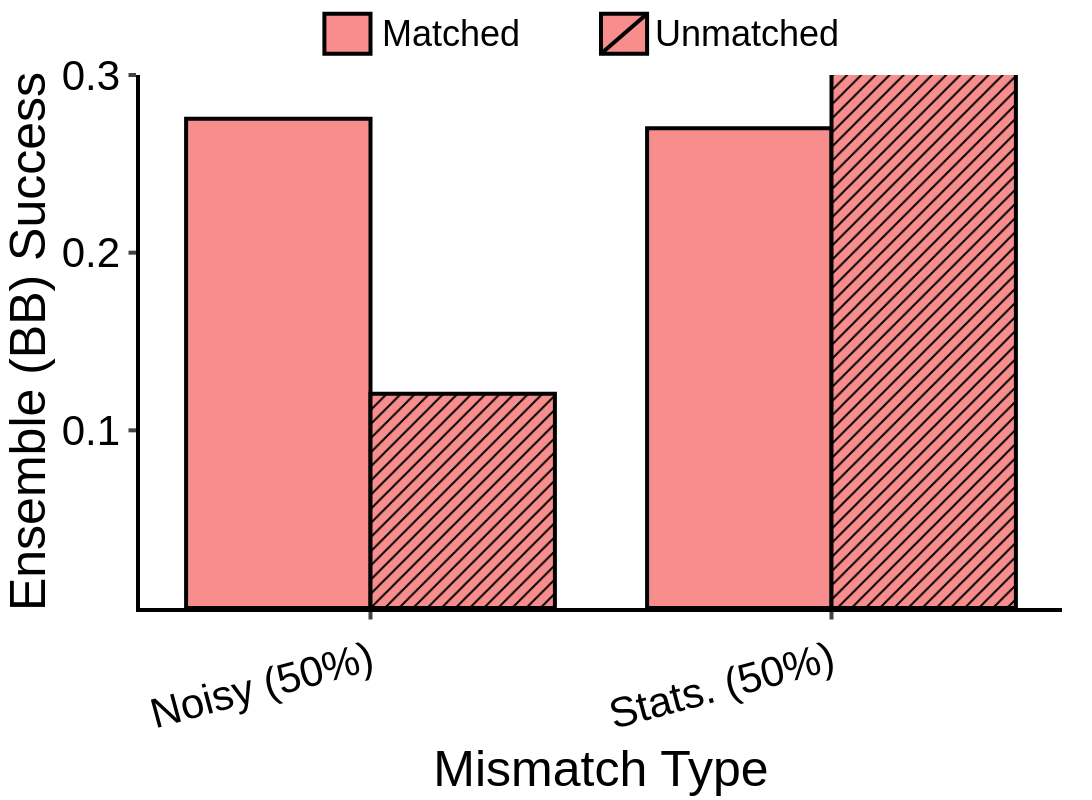

The code cell stored with this chart in its notebook:
### Code cell
df = {"matched_distribution": matched_distribution, "Mismatch Type": mismatch_distribution_type, "mismatch_mia": mismatch_distribution_mia}

fig = px.bar(
    data_frame=df,
    x="Mismatch Type",
    y=["mismatch_mia"],
    color="matched_distribution",
    barmode="group",
    pattern_shape='matched_distribution',
    color_discrete_sequence=["#f78d8d", "#f78d8d"]*4,
    pattern_shape_sequence=['', '/'],
)

fig.update_traces(showlegend=False)

fig.update_xaxes(
   ticks="outside", tickwidth=4, ticklen=7.5, linewidth=4, linecolor="black", tickangle=-15, title_font_family="Helvetica", tickfont_family="Helvetica", tickfont_size=FONT_SIZE+10,
)
fig.update_yaxes(
    ticks="outside", tickwidth=4, ticklen=7.5, linewidth=4, linecolor="black", title = "Ensemble (BB) Success", tickangle=0, title_font_family="Helvetica", tickfont_family="Helvetica", tickfont_size=FONT_SIZE+10,
)
fig.update_traces(marker_line_width=4, marker_line_color="black", marker_pattern_fgopacity=1.0, marker_pattern_fgcolor="black")

fig.add_shape(
    type="rect",
    xref="paper", yref="paper",
    x0=0.2, x1=0.25,
    y0=1.04, y1=1.115,
    line=dict(color="black", width=4),
    fillcolor="#f78d8d"
)

fig.add_annotation(
    x=0.26, y=1.12,
    xref="paper", yref="paper",
    text="Matched",
    showarrow=False,
    font=dict(size=FONT_SIZE+4, color="black"),
    align="left"
)

fig.add_shape(
    type="rect",
    xref="paper", yref="paper",
    x0=0.50, x1=0.55,
    y0=1.04, y1=1.115,
    line=dict(color="black", width=4),
    fillcolor="#f78d8d"
)

fig.add_shape(
    type="line",
    xref="paper", yref="paper",
    x0=0.50, x1=0.55,
    y0=1.04, y1=1.115,
    line=dict(color="black", width=4)
)

fig.add_annotation(
    x=0.76, y=1.12,
    xref="paper", yref="paper",
    text="Unmatched",
    showarrow=False,
    font=dict(size=FONT_SIZE+4, color="black"),
)

fig.update_yaxes(tickmode='array', tickvals=[0.1, 0.2, 0.3], range=[0, 0.3])


customize_figure_layout(fig)

save_and_display_figure(fig, "diabetes_ensemble_distribution_variation", plots_dir)

### Figure 1 — Plotly figure (JSON) as saved in the notebook; plotly's stock layout.template omitted (floating-point values rounded to 4 significant figures)
{"data": [{"alignmentgroup": "True", "hovertemplate": "matched_distribution=Ensemble (BB) Matched<br>Mismatch Type=%{x}<br>value=%{y}<extra></extra>", "legendgroup": "Ensemble (BB) Matched", "marker": {"color": "#f78d8d", "line": {"color": "black", "width": 4}, "pattern": {"fgcolor": "black", "fgopacity": 1, "shape": ""}}, "name": "Ensemble (BB) Matched", "offsetgroup": "Ensemble (BB) Matched", "orientation": "v", "showlegend": false, "textposition": "auto", "type": "bar", "x": ["Noisy (50%)", "Stats. (50%)"], "xaxis": "x", "y": [0.2753, 0.27], "yaxis": "y"}, {"alignmentgroup": "True", "hovertemplate": "matched_distribution=Ensemble (BB) Unmatched<br>Mismatch Type=%{x}<br>value=%{y}<extra></extra>", "legendgroup": "Ensemble (BB) Unmatched", "marker": {"color": "#f78d8d", "line": {"color": "black", "width": 4}, "pattern": {"fgcolor": "black", "fgopacity": 1, "shape": "/"}}, "name": "Ensemble (BB) Unmatched", "offsetgroup": "Ensemble (BB) Unmatched", "orientation": "v", "showlegend": false, "textposition": "auto", "type": "bar", "x": ["Noisy (50%)", "Stats. (50%)"], "xaxis": "x", "y": [0.1207, 2767.0], "yaxis": "y"}], "layout": {"annotations": [{"align": "left", "font": {"color": "black", "size": 36}, "showarrow": false, "text": "Matched", "x": 0.26, "xref": "paper", "y": 1.12, "yref": "paper"}, {"font": {"color": "black", "size": 36}, "showarrow": false, "text": "Unmatched", "x": 0.76, "xref": "paper", "y": 1.12, "yref": "paper"}], "barmode": "group", "font": {"color": "black", "family": "Helvetica", "size": 42}, "height": 800, "legend": {"font": {"size": 36}, "orientation": "h", "title": {"font": {"family": "Helvetica"}, "text": ""}, "tracegroupgap": 0, "valign": "top", "x": 0.5, "xanchor": "center", "y": 1, "yanchor": "bottom"}, "margin": {"b": 25, "l": 30, "r": 30, "t": 75}, "plot_bgcolor": "white", "shapes": [{"fillcolor": "#f78d8d", "line": {"color": "black", "width": 4}, "type": "rect", "x0": 0.2, "x1": 0.25, "xref": "paper", "y0": 1.04, "y1": 1.115, "yref": "paper"}, {"fillcolor": "#f78d8d", "line": {"color": "black", "width": 4}, "type": "rect", "x0": 0.5, "x1": 0.55, "xref": "paper", "y0": 1.04, "y1": 1.115, "yref": "paper"}, {"line": {"color": "black", "width": 4}, "type": "line", "x0": 0.5, "x1": 0.55, "xref": "paper", "y0": 1.04, "y1": 1.115, "yref": "paper"}], "title": {"font": {"family": "Helvetica"}, "x": 0.5, "y": 0.975}, "width": 1100, "xaxis": {"anchor": "y", "domain": [0, 1], "linecolor": "black", "linewidth": 4, "tickangle": -15, "tickfont": {"family": "Helvetica", "size": 42}, "ticklen": 7.5, "ticks": "outside", "tickwidth": 4, "title": {"font": {"family": "Helvetica"}, "text": "Mismatch Type"}}, "yaxis": {"anchor": "x", "domain": [0, 1], "linecolor": "black", "linewidth": 4, "range": [0, 0.3], "tickangle": 0, "tickfont": {"family": "Helvetica", "size": 42}, "ticklen": 7.5, "tickmode": "array", "ticks": "outside", "tickvals": [0.1, 0.2, 0.3], "tickwidth": 4, "title": {"font": {"family": "Helvetica"}, "text": "Ensemble (BB) Success"}}}}
